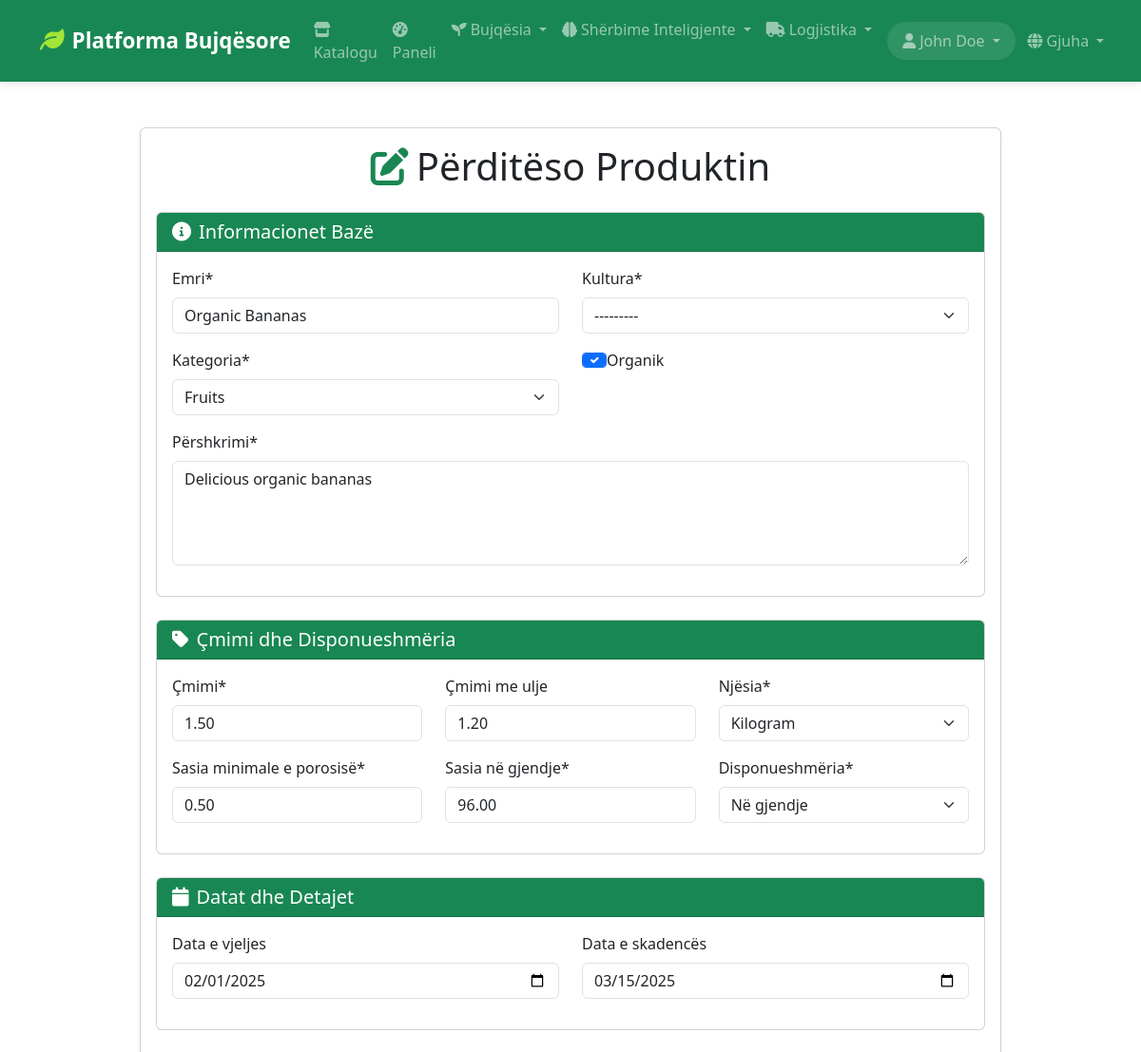
Page /sq/product/organic-bananas/perditeso/ (signed in, upper part) on the earlier database version.
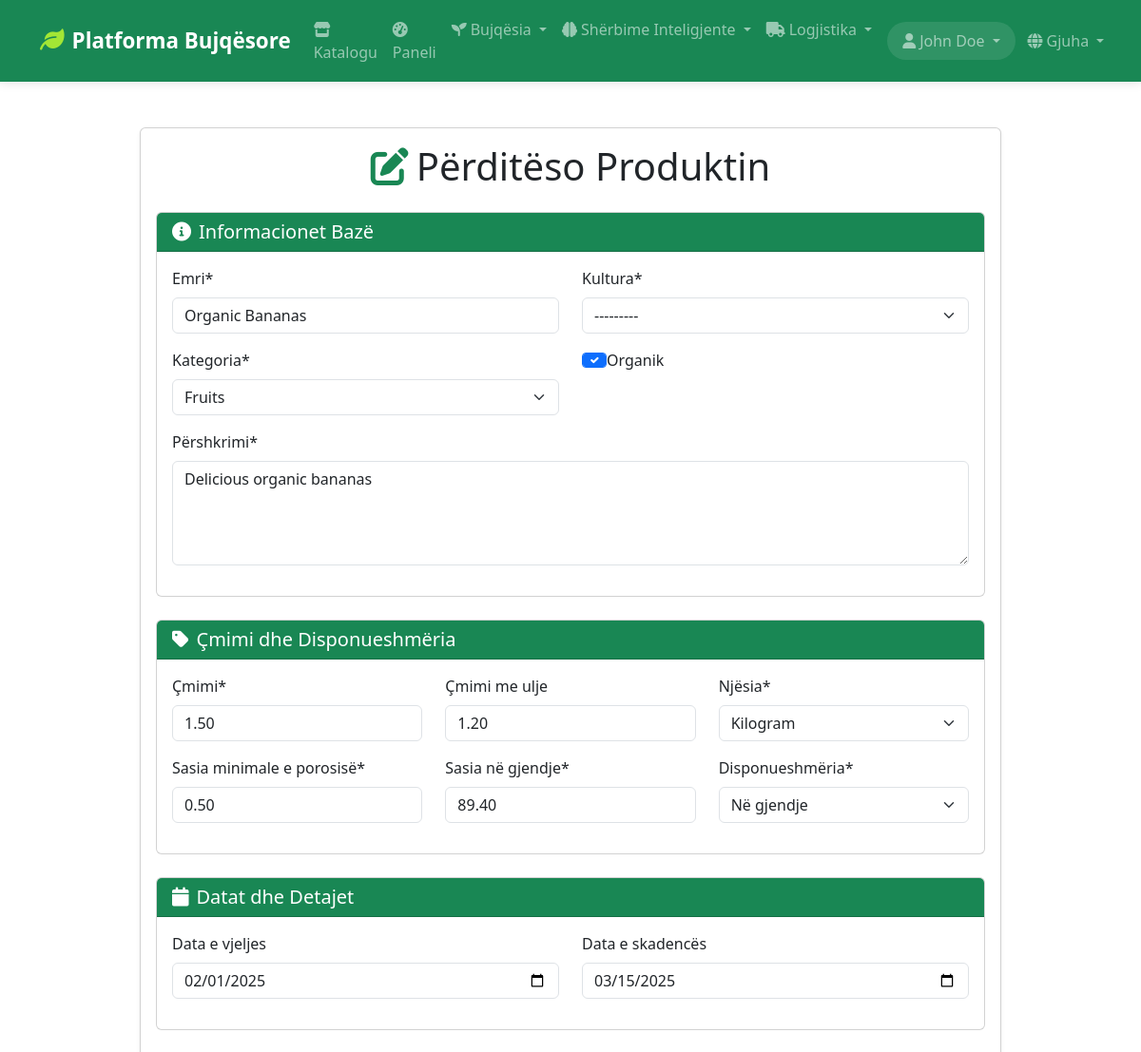
Same page on the later database version.
### product/models.py (models this page shows, shortened)
class Product(models.Model):
    UNIT_CHOICES = [
        ('kg', 'Kilogram'),
        ('g', 'Gram'),
        ('piece', 'Copë'),
        ('box', 'Kuti'),
        ('bunch', 'Tufë'),
    ]
    AVAILABILITY_CHOICES = [
        ('in_stock', _('Në gjendje')),
        ('out_of_stock', _('Nuk ka në gjendje')),
        ('coming_soon', _('Së shpejti')),
        ('pre_order', _('Para-porosi')),
    ]
    name = models.CharField(_('Emri'), max_length=200)
    slug = models.SlugField(_('Slug'), unique=True)
    farmer = models.ForeignKey(
        FarmerProfile,
        verbose_name=_('Fermeri'),
        on_delete=models.CASCADE,
        related_name='products'
    )
    category = models.ForeignKey(
        Category,
        verbose_name=_('Kategoria'),
        on_delete=models.SET_NULL,
        null=True,
        related_name='products'
    )
    crop = models.ForeignKey(
        Crop,
        verbose_name=_('Kultura'),
        on_delete=models.SET_NULL,
        null=True,
        related_name='products'
    )
    name = models.CharField(_('Emri'), max_length=200)
    name_en = models.CharField(_('Name'), max_length=200, null=True, blank=True)
    name_sq = models.CharField(_('Emri'), max_length=200, null=True, blank=True)
    description = models.TextField(_('Përshkrimi'))
    description_en = models.TextField(_('Description'), null=True, blank=True)
    description_sq = models.TextField(_('Përshkrimi'), null=True, blank=True)
    price = models.DecimalField(
        _('Çmimi'),
        max_digits=10,
        decimal_places=2,
        validators=[MinValueValidator(0)]
    )
    discount_price = models.DecimalField(
        _('Çmimi me ulje'),
        max_digits=10,
        decimal_places=2,
        null=True,
        blank=True,
        validators=[MinValueValidator(0)]
    )
    unit = models.CharField(
        _('Njësia'),
        max_length=10,
        choices=UNIT_CHOICES,
        default='kg'
    )
    minimum_order = models.DecimalField(
        _('Sasia minimale e porosisë'),
        max_digits=10,
        decimal_places=2,
        default=1,
        validators=[MinValueValidator(0.1)]
    )
    stock = models.DecimalField(
        _('Sasia në gjendje'),
        max_digits=10,
        decimal_places=2,
        validators=[MinValueValidator(0)]
    )
    availability = models.CharField(
        _('Disponueshmëria'),
        max_length=20,
        choices=AVAILABILITY_CHOICES,
        default='in_stock'
    )
    is_organic = models.BooleanField(_('Organik'), default=False)
    is_featured = models.BooleanField(_('I veçantë'), default=False)
    harvest_date = models.DateField(_('Data e vjeljes'), null=True, blank=True)
    expiry_date = models.DateField(_('Data e skadencës'), null=True, blank=True)
    created_at = models.DateTimeField(_('Krijuar më'), auto_now_add=True)
    updated_at = models.DateTimeField(_('Përditësuar më'), auto_now=True)
    class Meta:
        verbose_name = _('Produkt')
        verbose_name_plural = _('Produktet')
        ordering = ['-created_at']
        indexes = [
            models.Index(fields=['name']),
            models.Index(fields=['slug']),
            models.Index(fields=['created_at']),
        ]

### product/views.py (the view, shortened to what this page needs)
# urls.py: path('<slug:slug>/perditeso/', views.ProductUpdateView.as_view(), name='update'),
class ProductUpdateView(LoginRequiredMixin, UserPassesTestMixin, UpdateView):
    model = Product
    form_class = ProductForm
    template_name = 'product/product_form.html'
    def test_func(self):
        product = self.get_object()
        return self.request.user.farmer_profile == product.farmer
    def get_form_kwargs(self):
        kwargs = super().get_form_kwargs()
        kwargs['farmer'] = self.request.user.farmer_profile
        return kwargs
    def get_context_data(self, **kwargs):
        context = super().get_context_data(**kwargs)
        context['title'] = 'Përditëso Produktin'
        context['image_form'] = ProductImageForm()
        return context

### product/forms.py (shortened to what this page needs)
class ProductForm(forms.ModelForm):
    class Meta:
        model = Product
        fields = [
            'name', 'category', 'crop', 'description',
            'price', 'discount_price', 'unit', 'minimum_order',
            'stock', 'availability', 'is_organic', 'harvest_date',
            'expiry_date'
        ]
        widgets = {
            'description': forms.Textarea(attrs={'rows': 4}),
            'harvest_date': forms.DateInput(attrs={'type': 'date'}),
            'expiry_date': forms.DateInput(attrs={'type': 'date'}),
        }
    def __init__(self, *args, **kwargs):
        self.farmer = kwargs.pop('farmer', None)
        super().__init__(*args, **kwargs)
        if self.farmer:
            self.fields['crop'].queryset = self.farmer.farmercrop_set.all()
        for field in self.fields:
            self.fields[field].widget.attrs.update({'class': 'form-control'})

### marketplace/models.py (called while the page is built)
    @property
    def item_count(self):
        return self.items.count()

### product/models.py (called while the page is built)
    def __str__(self):
        return self.name

### templates/product/product_form.html (shortened to what the changed rows need)
{% extends 'base.html' %}
{% load static %}
{% load crispy_forms_tags %}
{% block content %}
<div class="container py-4">
    <div class="row justify-content-center">
        <div class="col-lg-10">
            <div class="card shadow-sm">
                <div class="card-body">
                    <h1 class="card-title text-center mb-4">
                        {% if form.instance.pk %}
                            <i class="fas fa-edit text-success me-2"></i>Përditëso Produktin
                        {% else %}
                            <i class="fas fa-plus-circle text-success me-2"></i>Shto Produkt të Ri
                        {% endif %}
                    </h1>
                    <form method="post" enctype="multipart/form-data" class="product-form">
                        <div class="card mb-4">
                            <div class="card-body">
                                <div class="row">
                                    <div class="col-md-6">
                                        {{ form.name|as_crispy_field }}
                                        {{ form.category|as_crispy_field }}
                                    </div>
                                    <div class="col-md-6">
                                        {{ form.crop|as_crispy_field }}
                                        {{ form.is_organic|as_crispy_field }}
                                    </div>
                                </div>
                                {{ form.description|as_crispy_field }}
                            </div>
                        </div>
                        <div class="card mb-4">
                            <div class="card-body">
                                <div class="row">
                                    <div class="col-md-4">
                                        {{ form.price|as_crispy_field }}
                                    </div>
                                    <div class="col-md-4">
                                        {{ form.discount_price|as_crispy_field }}
                                    </div>
                                    <div class="col-md-4">
                                        {{ form.unit|as_crispy_field }}
                                    </div>
                                </div>
                                <div class="row">
                                    <div class="col-md-4">
                                        {{ form.minimum_order|as_crispy_field }}
                                    </div>
                                    <div class="col-md-4">
                                        {{ form.stock|as_crispy_field }}
                                    </div>
                                    <div class="col-md-4">
                                        {{ form.availability|as_crispy_field }}
                                    </div>
                                </div>
                            </div>
                        </div>
                        <div class="card mb-4">
                            <div class="card-body">
                                <div class="row">
                                    <div class="col-md-6">
                                        {{ form.harvest_date|as_crispy_field }}
                                    </div>
                                    <div class="col-md-6">
                                        {{ form.expiry_date|as_crispy_field }}
                                    </div>
                                </div>
                            </div>
                        </div>
                    </form>
                </div>
            </div>
        </div>
    </div>
</div>
{% endblock %}

Differences in the rows shown:
changed Product "Organic Bananas": stock "96.00" → "89.40"
